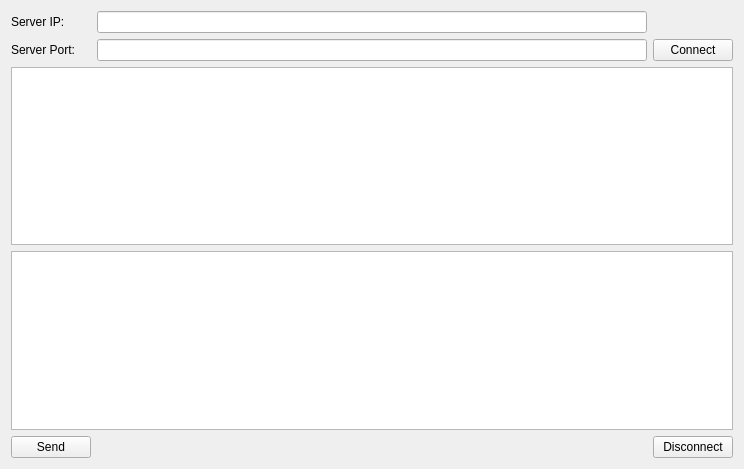
<?xml version="1.0" encoding="UTF-8"?>
<ui version="4.0">
 <class>ClientWidget</class>
 <widget class="QWidget" name="ClientWidget">
  <property name="geometry">
   <rect>
    <x>0</x>
    <y>0</y>
    <width>744</width>
    <height>469</height>
   </rect>
  </property>
  <property name="windowTitle">
   <string>Form</string>
  </property>
  <layout class="QGridLayout" name="gridLayout">
   <item row="0" column="0">
    <widget class="QLabel" name="labelServerIp">
     <property name="text">
      <string>Server IP:</string>
     </property>
    </widget>
   </item>
   <item row="0" column="1">
    <widget class="QLineEdit" name="lineEditIp"/>
   </item>
   <item row="1" column="0">
    <widget class="QLabel" name="labelServerort">
     <property name="text">
      <string>Server Port:</string>
     </property>
    </widget>
   </item>
   <item row="1" column="1">
    <widget class="QLineEdit" name="lineEditPort"/>
   </item>
   <item row="1" column="2">
    <widget class="QPushButton" name="pushButtonConnect">
     <property name="text">
      <string>Connect</string>
     </property>
    </widget>
   </item>
   <item row="2" column="0" colspan="3">
    <widget class="QTextEdit" name="textEditRead">
     <property name="readOnly">
      <bool>true</bool>
     </property>
    </widget>
   </item>
   <item row="3" column="0" colspan="3">
    <widget class="QTextEdit" name="textEditWrite"/>
   </item>
   <item row="4" column="0">
    <widget class="QPushButton" name="pushButtonSend">
     <property name="text">
      <string>Send</string>
     </property>
    </widget>
   </item>
   <item row="4" column="1">
    <spacer name="horizontalSpacer">
     <property name="orientation">
      <enum>Qt::Horizontal</enum>
     </property>
     <property name="sizeHint" stdset="0">
      <size>
       <width>516</width>
       <height>20</height>
      </size>
     </property>
    </spacer>
   </item>
   <item row="4" column="2">
    <widget class="QPushButton" name="pushButtonDisconnect">
     <property name="text">
      <string>Disconnect</string>
     </property>
    </widget>
   </item>
  </layout>
 </widget>
 <resources/>
 <connections/>
</ui>
